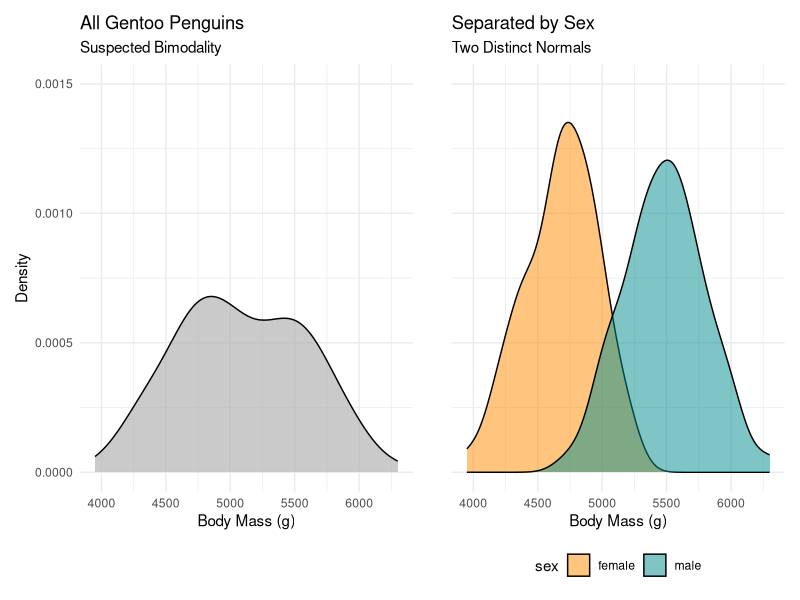
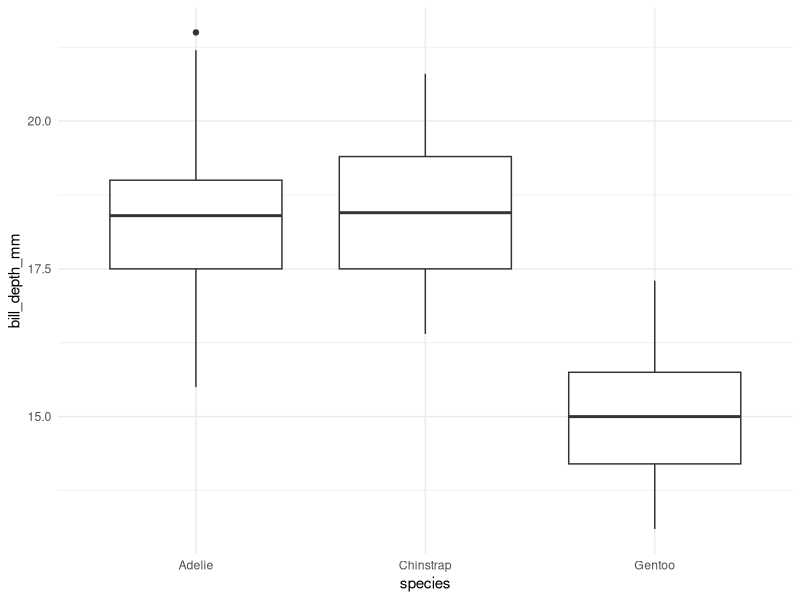

Reproduce these figures in R, in order.
## ---- chunk 1
#| label: fig-bimodality
#| fig-cap: "Left: The initial bimodal distribution. Right: The same data separated by sex. (Note: Y-axes fixed to same scale for comparison)"
#| fig-height: 3
#| fig-pos: "H"
#| warning: false

library(tidyverse)
library(palmerpenguins)
library(patchwork)

# 1. Filter Data
gentoo_data <- penguins %>% 
  filter(species == "Gentoo") %>% 
  drop_na(body_mass_g, sex)

# 2. Define a common Y-axis limit so heights are comparable
# (The highest peak in the data is around 0.0013, so 0.0015 covers everything)
common_limits <- coord_cartesian(ylim = c(0, 0.0015))

# 3. Create "Initial View"
plot_initial <- ggplot(gentoo_data, aes(x = body_mass_g)) +
  geom_density(fill = "grey70", alpha = 0.7) +
  common_limits +  # Apply common scale
  labs(title = "All Gentoo Penguins",
       subtitle = "Suspected Bimodality",
       x = "Body Mass (g)", 
       y = "Density") +
  theme_minimal()

# 4. Create "Resolved View"
plot_resolved <- ggplot(gentoo_data, aes(x = body_mass_g, fill = sex)) +
  geom_density(alpha = 0.5) +
  scale_fill_manual(values = c("darkorange", "cyan4")) +
  common_limits +  # Apply common scale
  labs(title = "Separated by Sex",
       subtitle = "Two Distinct Normals",
       x = "Body Mass (g)", 
       y = "") +
  theme_minimal() +
  theme(legend.position = "bottom",
        axis.text.y = element_blank(), # Hide numbers on right plot
        axis.ticks.y = element_blank())

# 5. Stitch together
plot_initial + plot_resolved
## ---- chunk 2
#| label: calc-mle
#| echo: false

# 1. Separate the data
gentoo_m <- penguins %>% filter(species == "Gentoo", sex == "male") %>% drop_na(body_mass_g)
gentoo_f <- penguins %>% filter(species == "Gentoo", sex == "female") %>% drop_na(body_mass_g)

# 2. Define a helper function for MLE Variance (multiply by (n-1)/n)
var_mle <- function(x) {
  var(x) * (length(x) - 1) / length(x)
}

# 3. Calculate values dynamically
n_m <- nrow(gentoo_m)
mu_m <- mean(gentoo_m$body_mass_g)
sig_m <- var_mle(gentoo_m$body_mass_g)

n_f <- nrow(gentoo_f)
mu_f <- mean(gentoo_f$body_mass_g)
sig_f <- var_mle(gentoo_f$body_mass_g)
## ---- chunk 3
#| label: load-data
#| include: false

library(tidyverse)
library(palmerpenguins)
data("penguins")
df <- penguins %>% drop_na()
## ---- chunk 4
#| label: fig-boxplot
#| fig-cap: "Distribution of Culmen Depth by Species"
#| fig-height: 3

ggplot(df, aes(x = species, y = bill_depth_mm)) +
  geom_boxplot() +
  theme_minimal()
